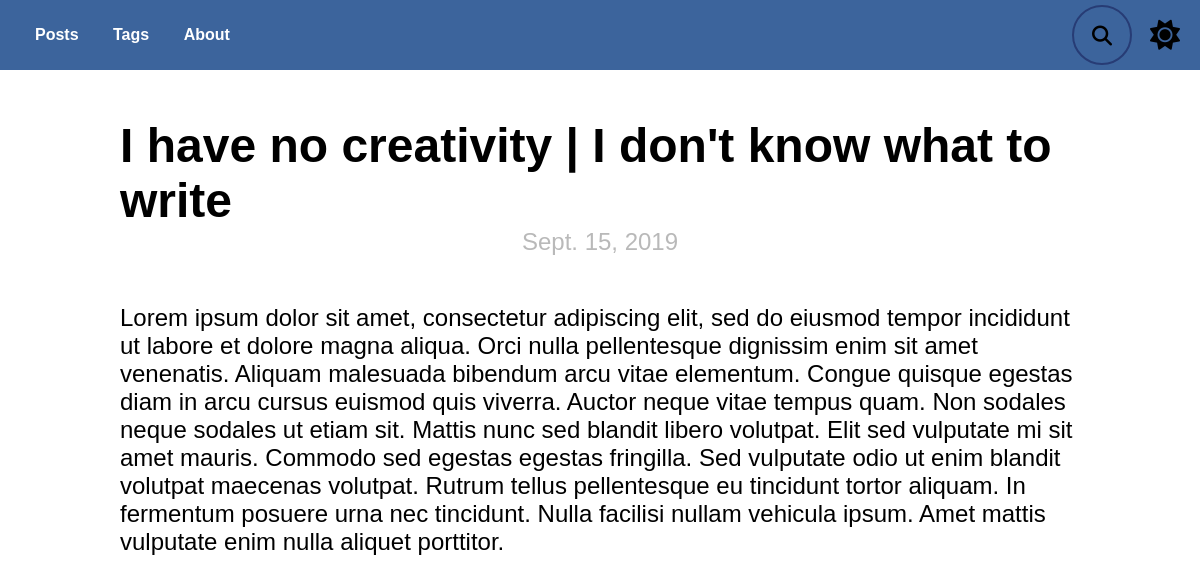
The app's page /blog/post/i-have-no-creativity-i-dont-know-what-to-write/ with its own data.
### blog/models.py (models this page shows, shortened)
class Post(models.Model):#создаём класс Post для работы с бд
    title = models.CharField(max_length = 150, db_index = True)#заголовок
    slug = models.SlugField(max_length = 150, blank = True, unique = True)#ссылка понятая для юзера(должна быть уникальной)
    body = models.TextField(blank = True, db_index = True)#тело текста
    date_pub = models.DateField(auto_now_add = True)#время публикации
    tags = models.ManyToManyField("Tag", blank = True, related_name = "posts")
    class Meta:
        ordering = ["-date_pub"]#посты будут сортироваться для пагинатора так: самые новые вверху, старые внизу(-)указываем для этого

### blog/views.py (the view)
class PostDetail(ObjectDetailMixin, View):
    model = Post
    template = "blog/post_detail.html"

### blog/mixins.py (called while the page is built)
    def get(self, request, slug):
        obj = get_object_or_404(self.model, slug__iexact = slug)#чтобы если не найден выводилось 404
        return render(request, self.template, context = {self.model.__name__.lower(): obj, "admin_obj": obj, "detail": True})

### blog/templates/blog/post_detail.html (shortened to what this page needs)
{% extends "index.html" %}
{% block content %}
<div class="post">
    <h1 class="post__header">
        {{post.title}}
    </h1>
    <p class="post__date">{{post.date_pub}}</p>
    <p>{{post.body}}</p>
</div>
{% endblock %}

### static/css/style.css (style rules this page uses)
:root { --color: #000000; --background-color: #fff; --header: #3c649c; --searchBcg:#273c75; --nav-link-effect: #c4c4c4; --submit-btn: #2ecc71; --card: #fff; --card-secondary: #F7F7F7; --card-inner-border: #ddd; --card-outer-border: #ddd; --card-body: #000; --paginationBcg: #F7F7F7; --pagination-border: #ddd; --page-item: #333; --page-link: #000; --disabled: #9b9b9b; --link: #1e90ff; --tag-color: #7f8c8d; --like: #ff0000; --date: #b9b9b9; }
*, *::before, *::after { margin: 0; padding: 0; box-sizing: border-box; }
body { width: 100%; height: 100%; font-family: 'Montserrat', sans-serif; color: var(--color); background-color: var(--background-color); overflow-x: hidden; }
.post { width: 80vw; margin: 0 auto; margin-top: 2em; display: flex; flex-direction: column; justify-content: center; align-items: center; font-size: 1.5rem; }
.post__header { font-size: 3rem; }
.post__date { color: var(--date); margin-bottom: 2em; }

### records on screen
Post: title "I have no creativity | I don't know what to write", date_pub "Sept. 15, 2019", body "Lorem ipsum dolor sit amet, consectetur adipiscing elit, sed do eiusmod tempor incididunt ut labore et dolore magna aliqua. Orci nulla pellentesque dignissim enim sit amet venenatis. Aliquam malesuada bibendum arcu vitae elementum. Congue quisque egestas diam in arcu cursus euismod quis viverra. Auctor neque vitae tempus quam. Non sodales neque sodales ut etiam sit. Mattis nunc sed blandit libero volutpat. Elit sed vulputate mi sit amet mauris. Commodo sed egestas egestas fringilla. Sed vulputate odio ut enim blandit volutpat maecenas volutpat. Rutrum tellus pellentesque eu tincidunt tortor aliquam. In fermentum posuere urna nec tincidunt. Nulla facilisi nullam vehicula ipsum. Amet mattis…"
